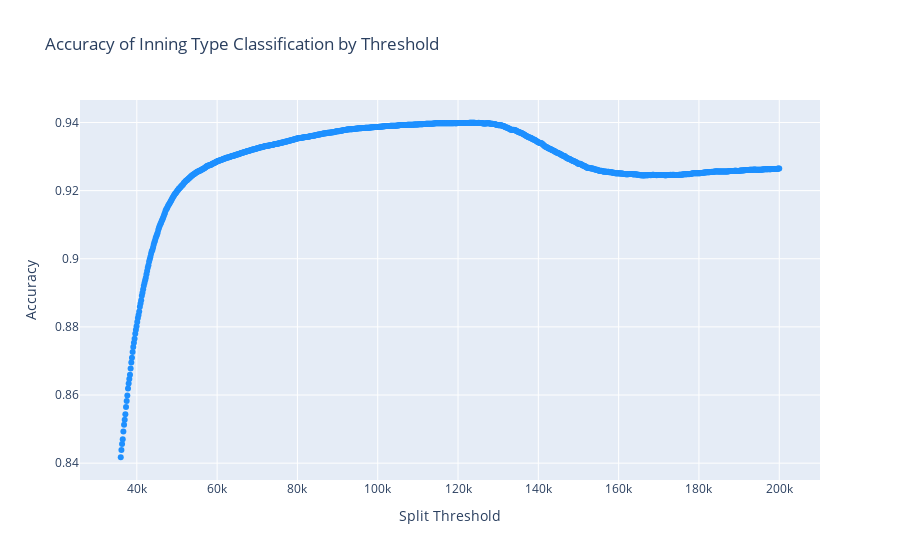

Notebook source saved alongside this figure:
### Code cell
# graph showing the "inning_type" accuracy for hard splits

splits = np.linspace(36_000, 200_000, 1000)
accs = list()
for split in splits:
    td_test = plays_summary[plays_summary['top_bottom_inning'].notna()].copy()
    td_test.loc[:, 'inning_test'] = td_test['time_diff'].apply(lambda x: 'same' if abs(x) < split else 'switch')
    td_test = td_test.drop(0)
    acc = (td_test['inning_test'] == td_test['inning_type']).sum() / td_test.shape[0]
    accs.append(acc)

fig = px.scatter(x = splits, y = accs, labels={'x':'Split Threshold', 'y':'Accuracy'}, title = 'Accuracy of Inning Type Classification by Threshold', color_discrete_sequence=['dodgerblue'])
fig.show()

### Figure 1 — Plotly figure (JSON) as saved in the notebook; plotly's stock layout.template omitted (floating-point values rounded to 4 significant figures; data arrays with more than 128 entries replaced by an {"elided": "..."} marker saying what was removed)
{"data": [{"hovertemplate": "Split Threshold=%{x}<br>Accuracy=%{y}<extra></extra>", "legendgroup": "", "marker": {"color": "dodgerblue", "symbol": "circle"}, "mode": "markers", "name": "", "orientation": "v", "showlegend": false, "type": "scatter", "x": {"elided": "1000 float values"}, "xaxis": "x", "y": {"elided": "1000 float values"}, "yaxis": "y"}], "layout": {"legend": {"tracegroupgap": 0}, "title": {"text": "Accuracy of Inning Type Classification by Threshold"}, "xaxis": {"anchor": "y", "domain": [0, 1], "title": {"text": "Split Threshold"}}, "yaxis": {"anchor": "x", "domain": [0, 1], "title": {"text": "Accuracy"}}}}
